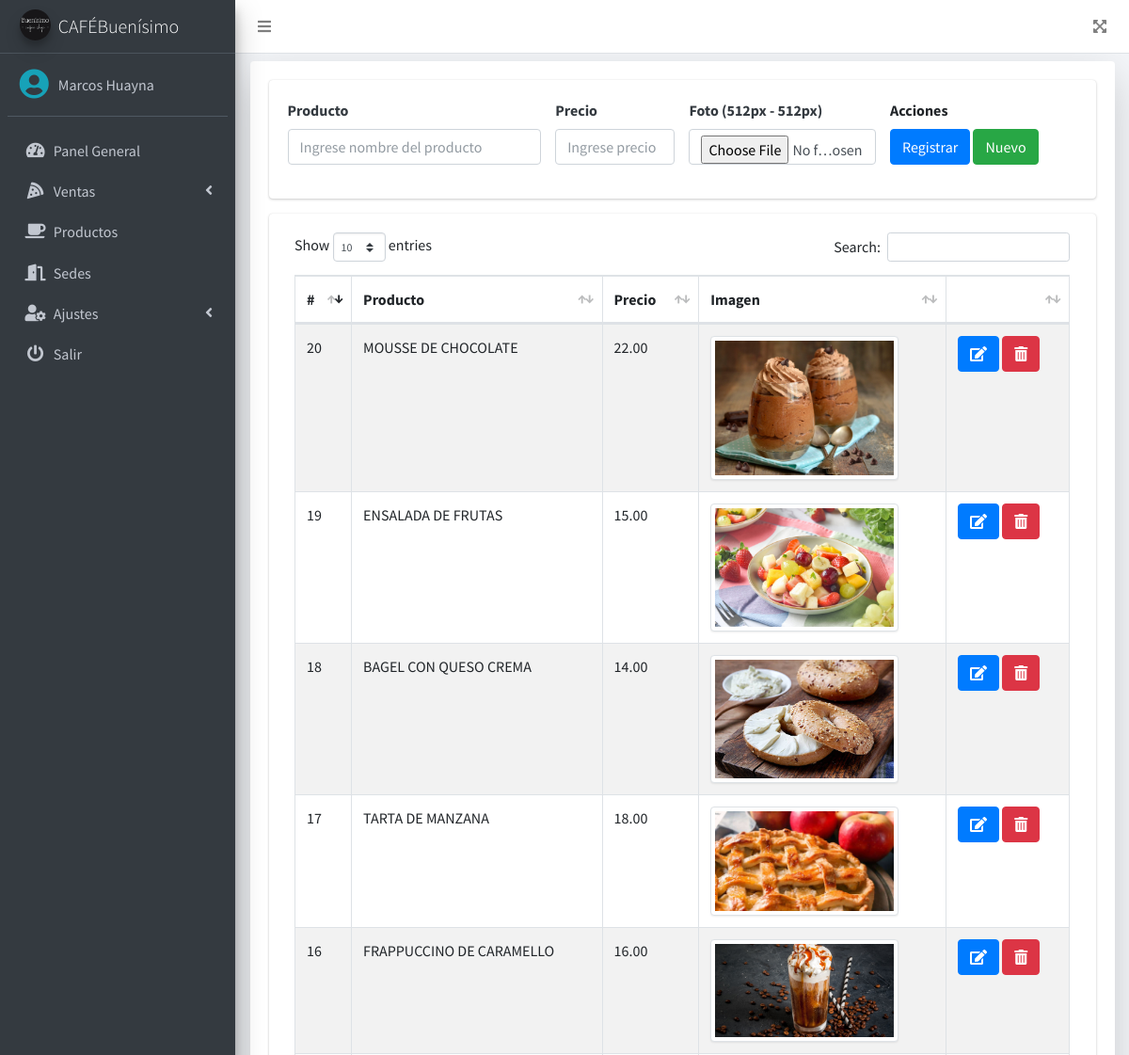
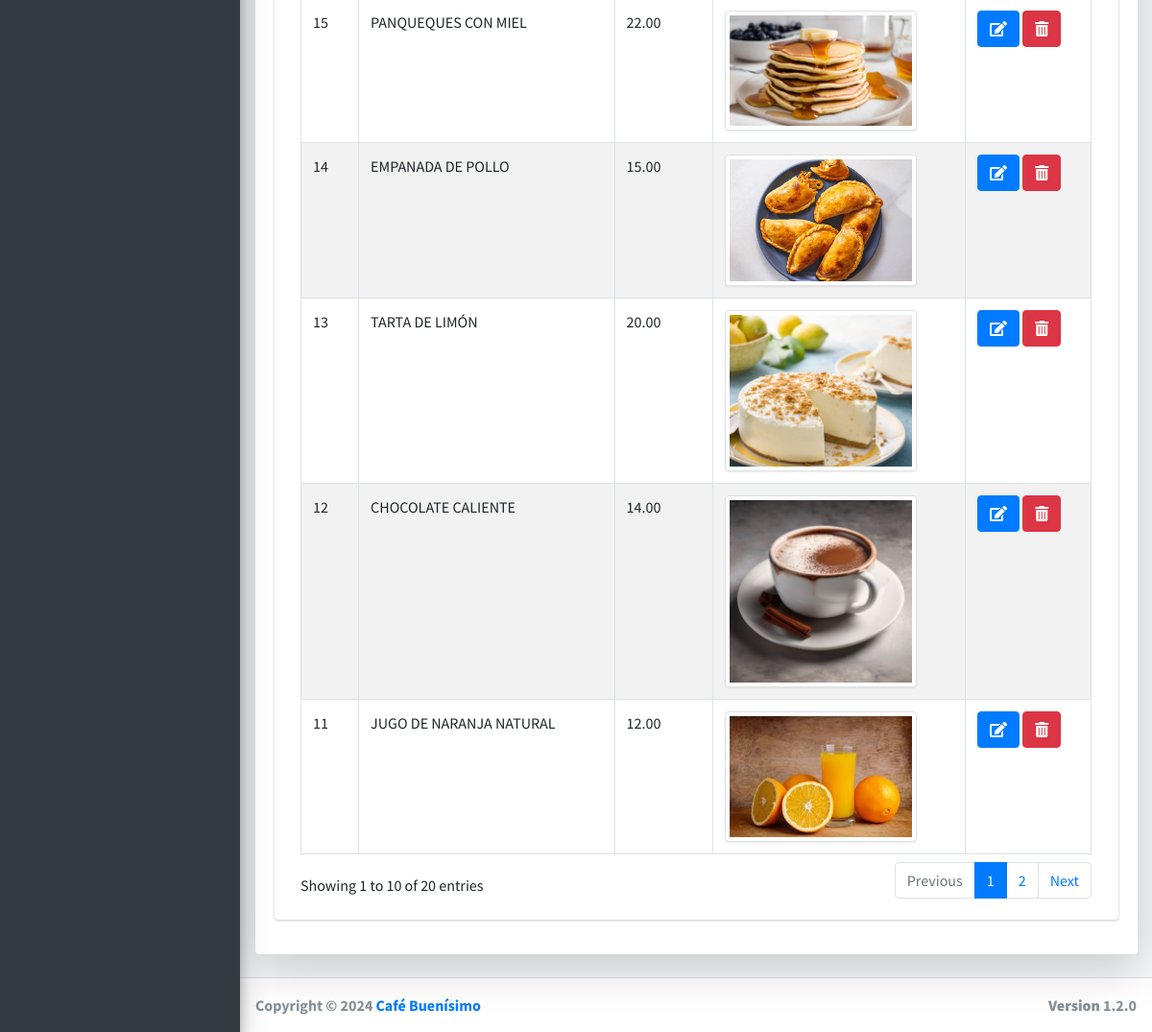
Screenshot of /src/platos.php (signed in) with the database file from the repository (2 pictures, top to bottom).
### tables this page shows
CREATE TABLE `platos` (
  `id` int(11) NOT NULL ,
  `nombre` varchar(200) NOT NULL,
  `precio` decimal(10,2) NOT NULL,
  `imagen` varchar(100) DEFAULT NULL,
  `fecha` timestamp NULL DEFAULT NULL,
  `estado` int(11) NOT NULL DEFAULT 1
);

### src/platos.php (the view, shortened to what this page needs)
<?php
if ($_SESSION['rol'] == 1 || $_SESSION['rol'] == 2) {
    include_once "includes/header.php";
?>
    <div class="card shadow-lg">
        <div class="card-body">
            <div class="row">
                <div class="col-md-12">
                    <div class="card">
                        <div class="card-body">
                            <form action="" method="post" autocomplete="off" id="formulario" enctype="multipart/form-data">
                                <div class="row">
                                    <div class="col-md-4">
                                        <div class="form-group">
                                            <label for="plato" class=" text-dark font-weight-bold">Producto</label>
                                            <input type="text" placeholder="Ingrese nombre del producto" name="plato" id="plato" class="form-control">
                                        </div>
                                    </div>
                                    <div class="col-md-2">
                                        <div class="form-group">
                                            <label for="precio" class=" text-dark font-weight-bold">Precio</label>
                                            <input type="text" placeholder="Ingrese precio" class="form-control" name="precio" id="precio">
                                        </div>
                                    </div>
                                    <div class="col-md-3">
                                        <div class="form-group">
                                            <label for="precio" class=" text-dark font-weight-bold">Foto (512px - 512px)</label>
                                            <input type="file" class="form-control" name="foto" id="foto">
                                        </div>
                                    </div>
                                    <div class="col-md-3 form-group">
                                        <label for="">Acciones</label> <br>
                                        <input type="submit" value="Registrar" class="btn btn-primary" id="btnAccion">
                                        <input type="button" value="Nuevo" onclick="limpiar()" class="btn btn-success" id="btnNuevo">
                                    </div>
                                </div>
                            </form>
                        </div>
                    </div>
                </div>
            </div>
            <div class="card">
                <div class="card-body">
                    <div class="col-md-12">
                        <div class="table-responsive">
                            <table class="table table-striped table-bordered" id="tbl">
                                <thead>
                                    <tr>
                                        <th>#</th>
                                        <th>Producto</th>
                                        <th>Precio</th>
                                        <th>Imagen</th>
                                        <th></th>
                                    </tr>
                                </thead>
                                <tbody>
                                    <?php
                                    include "../conexion.php";
                                    $query = mysqli_query($conexion, "SELECT * FROM platos WHERE estado = 1");
                                    $result = mysqli_num_rows($query);
                                    if ($result > 0) {
                                        while ($data = mysqli_fetch_assoc($query)) { ?>
                                            <tr>
                                                <td><?php echo $data['id']; ?></td>
                                                <td><?php echo $data['nombre']; ?></td>
                                                <td><?php echo $data['precio']; ?></td>
                                                <td><img class="img-thumbnail" src="<?php echo ($data['imagen'] == null) ? '../imagenes/' . htmlspecialchars($data['id']) . '.jpg' : $data['imagen']; ?>"
                                                class="product-image" alt="" width="200"  ></td>
                                                <td>
                                                    <a href="#" onclick="editarPlato(<?php echo $data['id']; ?>)" class="btn btn-primary"><i class='fas fa-edit'></i></a>
                                                    <form action="eliminar.php?id=<?php echo $data['id']; ?>&accion=platos" method="post" class="confirmar d-inline">
                                                        <button class="btn btn-danger" type="submit"><i class='fas fa-trash-alt'></i> </button>
                                                    </form>
                                                </td>
                                            </tr>
                                    <?php }
                                    } ?>
                                </tbody>
                            </table>
                        </div>
                    </div>
                </div>
            </div>
        </div>
    </div>
<?php include_once "includes/footer.php";
} else {
    header('Location: permisos.php');
}
?>

### rows the page displays
platos: id "11", nombre "JUGO DE NARANJA NATURAL", precio "12.00", shows a picture
platos: id "12", nombre "CHOCOLATE CALIENTE", precio "14.00", shows a picture
platos: id "13", nombre "TARTA DE LIMÓN", precio "20.00", shows a picture
platos: id "14", nombre "EMPANADA DE POLLO", precio "15.00", shows a picture
platos: id "15", nombre "PANQUEQUES CON MIEL", precio "22.00", shows a picture
platos: id "16", nombre "FRAPPUCCINO DE CARAMELLO", precio "16.00", shows a picture
platos: id "17", nombre "TARTA DE MANZANA", precio "18.00", shows a picture
platos: id "18", nombre "BAGEL CON QUESO CREMA", precio "14.00", shows a picture
platos: id "19", nombre "ENSALADA DE FRUTAS", precio "15.00", shows a picture
platos: id "20", nombre "MOUSSE DE CHOCOLATE", precio "22.00", shows a picture

### other values shown
$_SESSION['nombre'] "Marcos Huayna"
